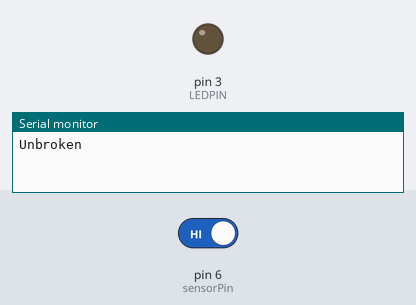
Bench run of a sketch on a simulated Arduino Uno, built with avr-gcc and run on an emulated ATmega328P. On the bench: output pins drawn as LEDs (lit = HIGH), the last lines printed to the serial monitor. The test bench sets the inputs (shaded band); at power-on: pin 6 (sensorPin) HIGH.

Above: at 1.2 s.
1.3 s: pin 6 (sensorPin) driven LOW
At 1.7 s:
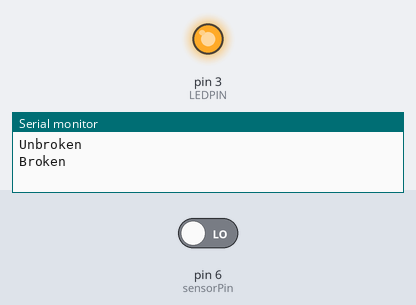
2.8 s: pin 6 (sensorPin) driven HIGH
At 4.0 s:
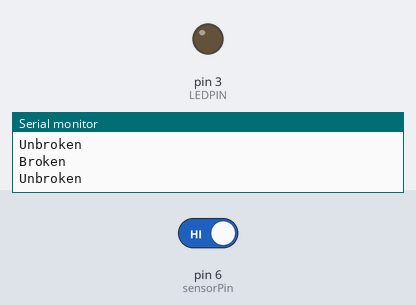
Timing chart, 0 to 5.8 s (numbered marks = the images above; inputs shaded):
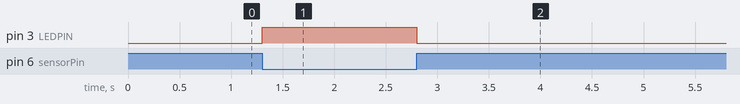

Measured:
- after the input at 1.3 s, pin 3 (LEDPIN): LOW → HIGH at once
- after the input at 2.8 s, pin 3 (LEDPIN): HIGH → LOW at once

The sketch:

bbTest.ino
```cpp
const int LEDPIN = 3;

const int sensorPin = 6;

int sensorState = 0, lastState = 0;

void setup()
{
 pinMode(LEDPIN, OUTPUT); // set led to out
 pinMode (sensorPin, INPUT); // set sensor to in
 digitalWrite(sensorPin, HIGH); //turn on pull-up resistor
 Serial.begin(9600);
}

void loop()
{
//read state of pushbutton value
sensorState = digitalRead(sensorPin);

//check if sensor beam is broken
if(sensorState == LOW)
 {
  digitalWrite(LEDPIN, 1);
 }
else
 {
  digitalWrite(LEDPIN, 0);
 }

if (sensorState && !lastState)
  {
  Serial.println("Unbroken");
  }

if (!sensorState && lastState)
  {
   Serial.println("Broken");
  }

  lastState = sensorState;
}
```
